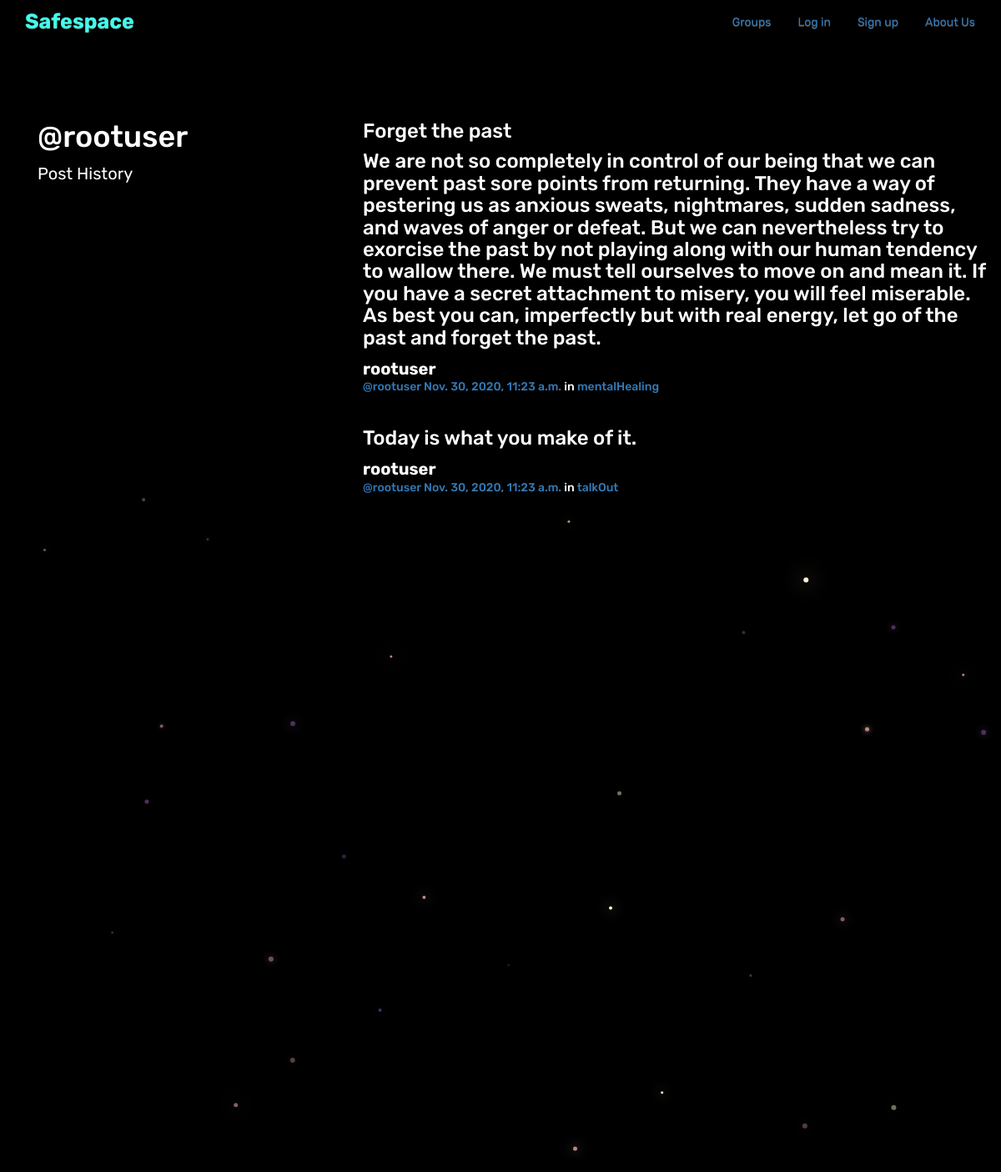
Page /posts/by/rootuser/ on the committed database.
### posts/models.py (models this page shows, shortened)
class Post(models.Model):
    user = models.ForeignKey(User, on_delete=models.CASCADE,related_name="posts")
    created_at = models.DateTimeField(auto_now=True)
    message = models.TextField()
    message_html = models.TextField(editable=False)
    group = models.ForeignKey(Group,on_delete=models.CASCADE, related_name="posts",null=True, blank=True)
    class Meta:
        ordering = ["-created_at"]
        unique_together = ["user", "message"]

### groups/models.py (models this page shows, shortened)
class Group(models.Model):
    name = models.CharField(max_length=255, unique=True)
    slug = models.SlugField(allow_unicode=True, unique=True)
    description = models.TextField(blank=True, default='')
    description_html = models.TextField(editable=False, default='', blank=True)
    members = models.ManyToManyField(User,through="GroupMember")
    class Meta:
        ordering = ["name"]

### posts/views.py (the view)
# urls.py: path("by/<username>/",views.UserPosts.as_view(),name="for_user"),
class UserPosts(generic.ListView):
    model = models.Post
    template_name = "posts/user_post_list.html"
    def get_queryset(self):
        try:
            self.post_user = User.objects.prefetch_related("posts").get(
                username__iexact=self.kwargs.get("username")
            )
        except User.DoesNotExist:
            raise Http404
        else:
            return self.post_user.posts.all()
    def get_context_data(self, **kwargs):
        context = super().get_context_data(**kwargs)
        context["post_user"] = self.post_user
        return context

### posts/templates/posts/user_post_list.html
{% extends "posts/post_base.html" %}
{% block prepost %}
<div class="col-md-4">
	<h1>@{{ post_user.username }}</h1>
	<p>Post History</p>
</div>
{% endblock %}
{% block post_content %}
<div class="col-md-8">
	{% for post in post_list %}
		{% include "posts/_post.html" %}
	{% endfor %}
</div>
{% endblock %}

### posts/templates/posts/_post.html (shortened to what this page needs)
<div class="post media">
	<h3>{{ post.message_html|safe }}</h3>
	<div class="media-body">
		<strong>{{ post.user.username }}</strong>
		<h5 class="media-heading">
			<span class="username"><a href="{% url 'posts:for_user' username=post.user.username %}">@{{ post.user.username }}</a></span>
			<time class="time"><a href="{% url 'posts:single' username=post.user.username pk=post.pk %}">{{ post.created_at }}</a></time>
			{% if post.group %}
			<span class="group-name">in <a href="#">{{ post.group.name }}</a></span>
			{% endif %}
		</h5>
	</div>
</div>

### static/css/master.css (style rules this page uses)
html, body { margin: 0; overflow-y: scroll; background-color: black; color:white; height: 100%; width: 100%; font-size: 20px; font-family: 'Rubik', sans-serif; }

### rows in the picture
Post: message_html "Forget the past We are not so completely in control of our being that we can prevent past sore points from returning. They have a way of pestering us as anxious sweats, nightmares, sudden sadness, and waves of anger or defeat. But we can nevertheless try to exorcise the past by not playing along with our human tendency to wallow there. We must tell ourselves to move on and mean it. If you have a secret attachment to misery, you will feel miserable. As best you can, imperfectly but with real energy, let go of the past and forget the past.", user.username "rootuser", created_at "Nov. 30, 2020, 11:23 a.m.", group.name "mentalHealing"
Post: message_html "Today is what you make of it.", user.username "rootuser", created_at "Nov. 30, 2020, 11:23 a.m.", group.name "talkOut"

### other values in the picture
{{ post_user.username }} "rootuser"
